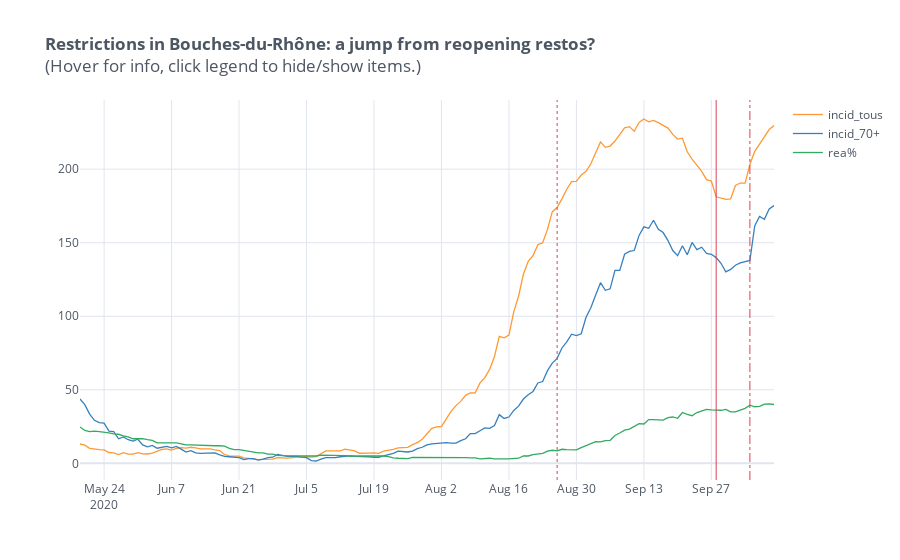

Notebook cell for this chart:
### Markdown cell above
## Marseille - in aggregate

### Code cell
# marseille timeline of alert indicators
dep = 'Bouches-du-Rhône'
q = "libelle_dep==@dep"

title = "<b>Restrictions in {}: a jump from reopening restos?</b><br>{}".format(dep, hover_msg)
plot_df = kpi_df.query(q).set_index(['libelle_dep', 'jour'])[metrics].unstack(0).dropna()
plot_df.columns = metrics
vlines = mars_vl

fig = plot_df.iplot(vline=vlines,
              title=title, asFigure=True)

print("=== Restriction dates for {} ===\n ".format(dep))
for key in mars_dates.keys():
    print(key +": " + mars_dates[key])

fig.show()

### Figure 1 — Plotly figure (JSON) as saved in the notebook; plotly's stock layout.template omitted (floating-point values rounded to 4 significant figures; data arrays with more than 128 entries replaced by an {"elided": "..."} marker saying what was removed)
{"data": [{"line": {"color": "rgba(255, 153, 51, 1.0)", "dash": "solid", "shape": "linear", "width": 1.3}, "mode": "lines", "name": "incid_tous", "text": "", "type": "scatter", "x": {"elided": "145 str values"}, "y": {"elided": "145 float values"}}, {"line": {"color": "rgba(55, 128, 191, 1.0)", "dash": "solid", "shape": "linear", "width": 1.3}, "mode": "lines", "name": "incid_70+", "text": "", "type": "scatter", "x": {"elided": "145 str values"}, "y": {"elided": "145 float values"}}, {"line": {"color": "rgba(50, 171, 96, 1.0)", "dash": "solid", "shape": "linear", "width": 1.3}, "mode": "lines", "name": "rea%", "text": "", "type": "scatter", "x": {"elided": "145 str values"}, "y": {"elided": "145 float values"}}], "layout": {"legend": {"bgcolor": "#FFFFFF", "font": {"color": "#4D5663"}}, "paper_bgcolor": "#FFFFFF", "plot_bgcolor": "#FFFFFF", "shapes": [{"line": {"color": "#db4052", "dash": "dot", "width": 1}, "type": "line", "x0": "2020-08-26", "x1": "2020-08-26", "xref": "x", "y0": 0, "y1": 1, "yref": "paper"}, {"line": {"color": "#db4052", "dash": "solid", "width": 1}, "type": "line", "x0": "2020-09-28", "x1": "2020-09-28", "xref": "x", "y0": 0, "y1": 1, "yref": "paper"}, {"line": {"color": "#db4052", "dash": "dashdot", "width": 1}, "type": "line", "x0": "2020-10-05", "x1": "2020-10-05", "xref": "x", "y0": 0, "y1": 1, "yref": "paper"}], "title": {"font": {"color": "#4D5663"}, "text": "<b>Restrictions in Bouches-du-Rhône: a jump from reopening restos?</b><br>(Hover for info, click legend to hide/show items.)"}, "xaxis": {"gridcolor": "#E1E5ED", "showgrid": true, "tickfont": {"color": "#4D5663"}, "title": {"font": {"color": "#4D5663"}, "text": ""}, "zerolinecolor": "#E1E5ED"}, "yaxis": {"gridcolor": "#E1E5ED", "showgrid": true, "tickfont": {"color": "#4D5663"}, "title": {"font": {"color": "#4D5663"}, "text": ""}, "zerolinecolor": "#E1E5ED"}}}
